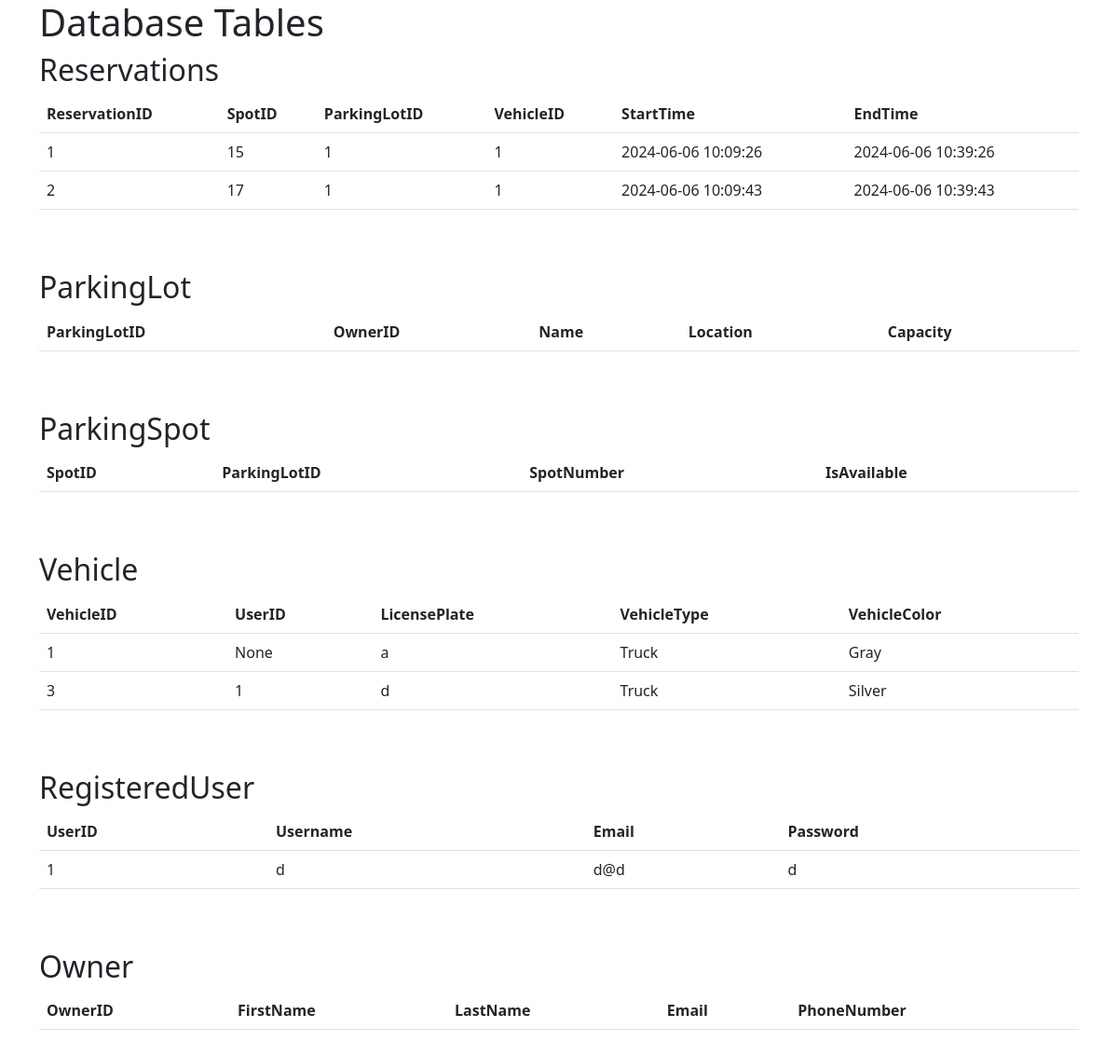
/database.html, run on the app's committed database.
### tables this page shows
CREATE TABLE Reservations (
                    ReservationID INTEGER PRIMARY KEY AUTOINCREMENT,
                    SpotID INTEGER NOT NULL,
                    ParkingLotID INTEGER,
                    VehicleID INTEGER,
                    StartTime DATETIME,
                    EndTime DATETIME,
                    FOREIGN KEY (SpotID) REFERENCES ParkingSpot(SpotID),
                    FOREIGN KEY (ParkingLotID) REFERENCES ParkingLot(ParkingLotID),
                    FOREIGN KEY (VehicleID) REFERENCES Vehicle(VehicleID));

CREATE TABLE Vehicle (
    VehicleID INTEGER PRIMARY KEY AUTOINCREMENT,
    UserID INTEGER,
    LicensePlate TEXT NOT NULL UNIQUE,
    VehicleType TEXT NOT NULL,
    VehicleColor TEXT NOT NULL,
    FOREIGN KEY (UserID) REFERENCES RegisteredUser(UserID)
);

CREATE TABLE RegisteredUser (
    UserID INTEGER PRIMARY KEY AUTOINCREMENT,
    Username TEXT NOT NULL UNIQUE,
    Email TEXT NOT NULL UNIQUE,
    Password TEXT NOT NULL
);

### app.py (the view)
@app.route('/database.html')
def database():
    tables = []
    table_names = ['Reservations', 'ParkingLot', 'ParkingSpot', 'Vehicle', 'RegisteredUser', 'Owner']
    connect = sqlite3.connect('parking.db')
    cursor = connect.cursor()
    for table_name in table_names:
        cursor.execute(f'SELECT * FROM {table_name}')
        data = cursor.fetchall()
        column_names = [description[0] for description in cursor.description]
        tables.append((table_name, column_names, data))
    connect.close()
    return render_template("database.html", tables=tables)

### templates/database.html (shortened to what this page needs)
<!DOCTYPE html>
<html lang="en">
<head>
    <link href="https://cdn.jsdelivr.net/npm/bootstrap@5.3.0/dist/css/bootstrap.min.css" rel="stylesheet">
</head>
<body>
    <div class="container">
        <h1>Database Tables</h1>
        {% for table_name, columns, data in tables %}
        <h2>{{ table_name }}</h2>
        <table class="table">
            <thead>
                <tr>
                    {% for column in columns %}
                    <th>{{ column }}</th>
                    {% endfor %}
                </tr>
            </thead>
            <tbody>
                {% for row in data %}
                <tr>
                    {% for item in row %}
                    <td>{{ item }}</td>
                    {% endfor %}
                </tr>
                {% endfor %}
            </tbody>
        </table>
        <br><br>
        {% endfor %}
    </div>
</body>
</html>

### data on the page
Reservations: row "1" "15" "1" "1", StartTime "2024-06-06 10:09:26", EndTime "2024-06-06 10:39:26"
Reservations: row "2" "17" "1" "1", StartTime "2024-06-06 10:09:43", EndTime "2024-06-06 10:39:43"
Vehicle: row "1" "None" "a", VehicleType "Truck", VehicleColor "Gray"
Vehicle: row "3" "1" "d", VehicleType "Truck", VehicleColor "Silver"
RegisteredUser: row "1" "d" "d", Email "d@d"

### other printed values
{{ table_name }} "Reservations" "ParkingLot" "ParkingSpot" "Vehicle" "RegisteredUser" "Owner"
{{ column }} "ReservationID" "SpotID" "ParkingLotID" "VehicleID" "StartTime" "EndTime" "ParkingLotID" "OwnerID" "Name" "Location" "Capacity" "SpotID" "ParkingLotID" "SpotNumber" "IsAvailable" "VehicleID" "UserID" "LicensePlate" "VehicleType" "VehicleColor" "UserID" "Username" "Email" "Password" "OwnerID" "FirstName" "LastName" "Email" "PhoneNumber"
